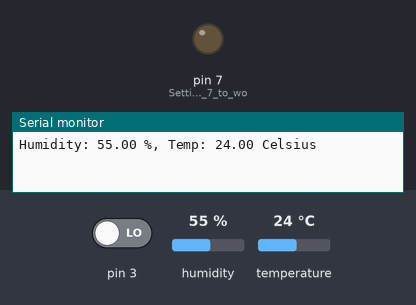
A sketch run on a simulated Arduino Uno, built with avr-gcc and run on an emulated ATmega328P. On the bench: output pins drawn as LEDs (lit = HIGH), the last lines printed to the serial monitor. Inputs (shaded band) come from the test bench; at power-on: pin 3 LOW, humidity 55 %, temperature 24 °C.

Above: at 0.1 s.
At 4.8 s:
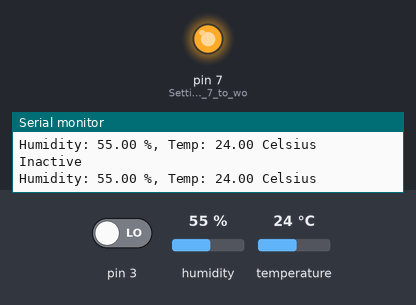
4.9 s: pin 3 driven HIGH
Timing chart, 0 to 7.9 s (numbered marks = the images above; inputs shaded):
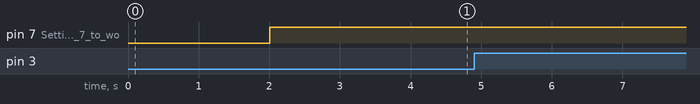

The sketch:

Project.ino
```cpp
//Libraries
#include <DHT.h>

//Constants
#define DHTPIN 2     // These will define what pin we're connected to
#define DHTTYPE DHT22   // DHT 22  (AM2302)
DHT dht(DHTPIN, DHTTYPE); // Initialize DHT sensor for normal 16mhz Arduino

//Variables
float hum;  //Stores humidity value
float temp; //Stores temperature value

void setup()
{
    Serial.begin(9600);
    dht.begin();
    pinMode(3, INPUT);
    pinMode(7, OUTPUT); // Setting up Pin N0 7 to work as a 5V supply.
}

void loop()
{
    //Read data and store it to variables hum and temp
    hum = dht.readHumidity();
    temp= dht.readTemperature();

    //Print temp and humidity values to serial monitor
    Serial.print("Humidity: ");
    Serial.print(hum);
    Serial.print(" %, Temp: ");
    Serial.print(temp);
    Serial.println(" Celsius");
    delay(2000); //Delay 2 sec.

    // Instructions to pinNo7 to act as a 5V output
    digitalWrite(7, HIGH);

    if (digitalRead(3) == HIGH)
    {
      Serial.println("Active");
    }
    else
    {
      Serial.println("Inactive");
    }
    delay(2000); //Delay 2 sec.
}
```
